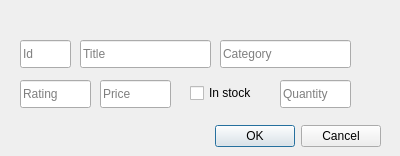
<?xml version="1.0" encoding="UTF-8"?>
<ui version="4.0">
 <class>EditWindow</class>
 <widget class="QDialog" name="EditWindow">
  <property name="geometry">
   <rect>
    <x>0</x>
    <y>0</y>
    <width>400</width>
    <height>156</height>
   </rect>
  </property>
  <property name="windowTitle">
   <string>Dialog</string>
  </property>
  <widget class="QDialogButtonBox" name="buttonBox">
   <property name="geometry">
    <rect>
     <x>40</x>
     <y>120</y>
     <width>341</width>
     <height>32</height>
    </rect>
   </property>
   <property name="orientation">
    <enum>Qt::Horizontal</enum>
   </property>
   <property name="standardButtons">
    <set>QDialogButtonBox::Cancel|QDialogButtonBox::Ok</set>
   </property>
  </widget>
  <widget class="QLineEdit" name="idTxt">
   <property name="geometry">
    <rect>
     <x>20</x>
     <y>40</y>
     <width>51</width>
     <height>28</height>
    </rect>
   </property>
   <property name="placeholderText">
    <string>Id</string>
   </property>
  </widget>
  <widget class="QLineEdit" name="titleTxt">
   <property name="geometry">
    <rect>
     <x>80</x>
     <y>40</y>
     <width>131</width>
     <height>28</height>
    </rect>
   </property>
   <property name="placeholderText">
    <string>Title</string>
   </property>
  </widget>
  <widget class="QLineEdit" name="categoryTxt">
   <property name="geometry">
    <rect>
     <x>220</x>
     <y>40</y>
     <width>131</width>
     <height>28</height>
    </rect>
   </property>
   <property name="placeholderText">
    <string>Category</string>
   </property>
  </widget>
  <widget class="QLineEdit" name="ratingTxt">
   <property name="geometry">
    <rect>
     <x>20</x>
     <y>80</y>
     <width>71</width>
     <height>28</height>
    </rect>
   </property>
   <property name="placeholderText">
    <string>Rating</string>
   </property>
  </widget>
  <widget class="QLineEdit" name="priceTxt">
   <property name="geometry">
    <rect>
     <x>100</x>
     <y>80</y>
     <width>71</width>
     <height>28</height>
    </rect>
   </property>
   <property name="placeholderText">
    <string>Price</string>
   </property>
  </widget>
  <widget class="QLineEdit" name="quantityTxt">
   <property name="geometry">
    <rect>
     <x>280</x>
     <y>80</y>
     <width>71</width>
     <height>28</height>
    </rect>
   </property>
   <property name="placeholderText">
    <string>Quantity</string>
   </property>
  </widget>
  <widget class="QCheckBox" name="stockCheck">
   <property name="geometry">
    <rect>
     <x>190</x>
     <y>80</y>
     <width>93</width>
     <height>26</height>
    </rect>
   </property>
   <property name="text">
    <string>In stock</string>
   </property>
  </widget>
 </widget>
 <resources/>
 <connections>
  <connection>
   <sender>buttonBox</sender>
   <signal>accepted()</signal>
   <receiver>EditWindow</receiver>
   <slot>accept()</slot>
   <hints>
    <hint type="sourcelabel">
     <x>248</x>
     <y>254</y>
    </hint>
    <hint type="destinationlabel">
     <x>157</x>
     <y>274</y>
    </hint>
   </hints>
  </connection>
  <connection>
   <sender>buttonBox</sender>
   <signal>rejected()</signal>
   <receiver>EditWindow</receiver>
   <slot>reject()</slot>
   <hints>
    <hint type="sourcelabel">
     <x>316</x>
     <y>260</y>
    </hint>
    <hint type="destinationlabel">
     <x>286</x>
     <y>274</y>
    </hint>
   </hints>
  </connection>
 </connections>
</ui>
